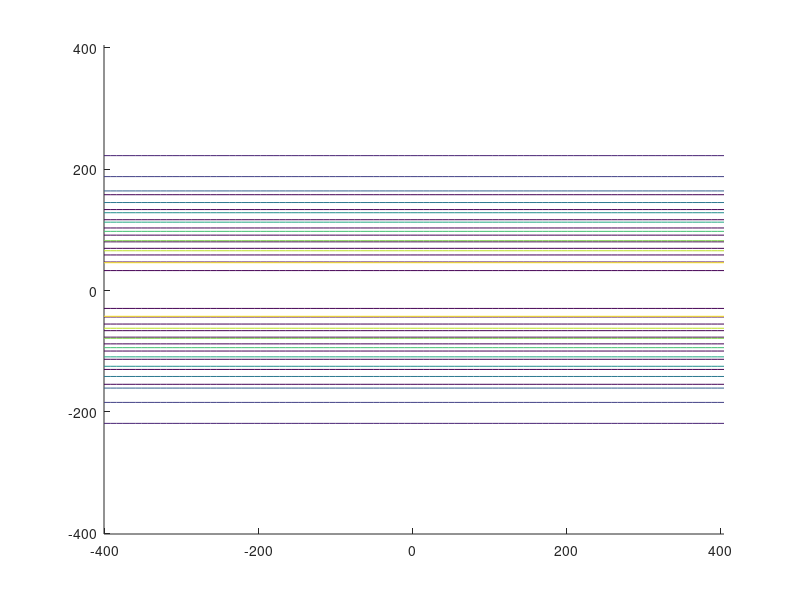

Write MATLAB code to recreate this figure. (Note: this script raises an error after producing the figure.)
y1 = random('Normal', 0, 100, 100, 1);
y2 = random('Normal', 0, 100, 100, 1);
%histfit(y1);
%histfit(y2);
%plot(y1,'.');
%plot(y2,'.');
%plot(y1,y2,'.');

%hist3(y1,y2);
%data(1,:)=y1;
%data(2,:)=y2;
%xi = linspace(min(data(1,:)), max(data(1,:)), 50);
%yi = linspace(min(data(2,:)), max(data(2,:)), 50);
%hist3(data',{xi yi});


% distribution curves
mu1=mean(y1);
sg1=std(y1);
mu2=mean(y2);
sg2=std(y2);

x=linspace(mu1-4*sg1,mu1+4*sg1,100);
%%pdfx1=1/sqrt(2*pi)/sg1*exp(-(x-mu1).^2/(2*sg1^2));
%%pdfx2=1/sqrt(2*pi)/sg2*exp(-(x-mu2).^2/(2*sg2^2));
%%pdfx1x2 = pdfx1*pdfx2;
%%figure(2); hold on; %axis([-1*10^(-3) 5*10^(-3) -1*10^(-3) 5*10^(-3)]);
%%plot(pdfx2,pdfx1,'b');

pdfVals = zeros(size(y1));
pdfVals1 = zeros(size(y1));
for i=1:size(y1,1)
    for j=1:size(y2,1)
        pdfx1=1/sqrt(2*pi)/sg1*exp(-(x(i)-mu1).^2/(2*sg1^2));
        pdfx2=1/sqrt(2*pi)/sg2*exp(-(x(j)-mu2).^2/(2*sg2^2));
        pdfx1x2 = pdfx1*pdfx1;
        pdfVals(i,j) = pdfx1x2;
        pdfVals1(i,j) = pdfx1;
    end
end

figure(1); hold on;
contour(x,x, pdfVals);
contour(x,x, pdfVals1);

mm = [mu1; mu2];
ss = cov(y1,y2);
h = plot_gaussian_ellipsoid(mm,ss);

mm = [mu2; mu2];
ss = cov(y2,y2);
h = plot_gaussian_ellipsoid(mm,ss);



mu1=0;
sg1=1;
mu2=2;
sg2=4;

x=linspace(mu1-4*sg1,mu1+4*sg1,200);
pdfx1=1/sqrt(2*pi)/sg1*exp(-(x-mu1).^2/(2*sg1^2));
pdfx2=1/sqrt(2*pi)/sg2*exp(-(x-mu2).^2/(2*sg2^2));
%figure(2); hold on; axis([-1*10^(-3) 5*10^(-3) -1*10^(-3) 5*10^(-3)]);
plot(pdfx2,pdfx1,'b');



